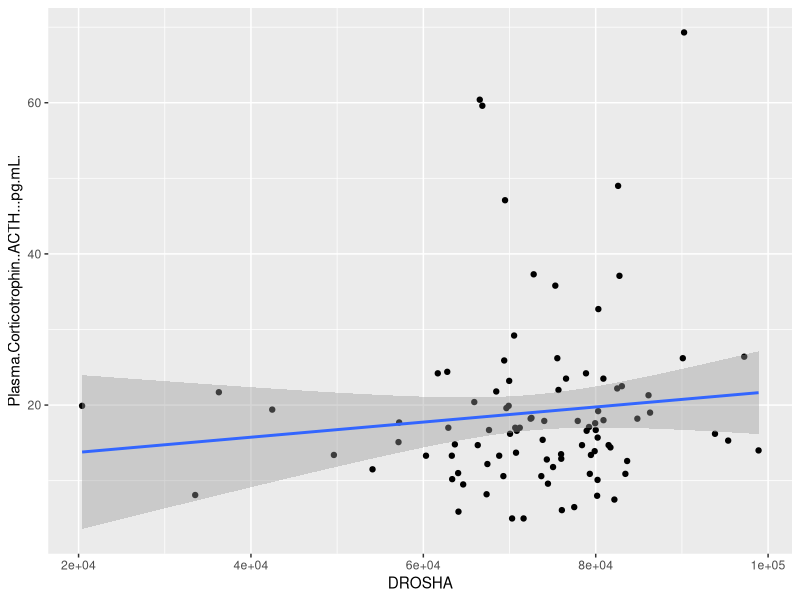

This chart was generated by the following R code: (Note: this script raises an error after producing the figure.)
## BTEC395 S2020 Larissa Fosso

## install.packages("ggplot2")
library(ggplot2)

## set working directory

## Read data
IBS1 <- read.table("../data/IBSGXData.txt", sep = "\t", header = TRUE)

## Single Regression Test of ACTH VS DROSHA gene
ACTH.regression <- lm(DROSHA ~ Plasma.Corticotrophin..ACTH...pg.mL. , data=IBS1)
summary(ACTH.regression)

## Scatterplot of ACTH VS DROSHA gene
ggplot(IBS1, aes(x=DROSHA, y=Plasma.Corticotrophin..ACTH...pg.mL.)) +
  geom_point() +    
  geom_smooth(method=lm)


## Recursive analysis for regression  - RNA Expression
## Access only the columns with RNA Expression
names(IBS1)[37:286]

##  Make a data frame of list type
storage <- list()

## linear regression for each expressed gene
for(i in names(IBS1)[37:286]){
  storage[[i]]  <- lm(get(i) ~ Plasma.Corticotrophin..ACTH...pg.mL., IBS1)
}

summary(storage$AGO2)
summary(storage$AGO2)$r.squared
summary(storage$AGO2)$coefficients[,4]

## output the results of the 250 genes Vs ACTH in data_output folder
sink('../data_output/ACTH_storage.txt', append = TRUE)
print(storage)
sink()


## Read in the table of fold changes
FCdata <- read.csv("../data/FC.csv", row.names = 1, header = FALSE)

## Read in the table of fold changes
FCdata <- read.csv("../data/FC.csv", row.names = 1, header = FALSE)

## Read in the table of expression data
IBS <- read.csv("../data/GXdata (1).csv", header = TRUE)

## Access only the columns with RNA Expression (subsetting)
names(IBS)[28:277]

## Make a list of anova(lm()) results for bloodwork parameter
storage <- list()
for(i in names(IBS)[28:277]){
  storage[[i]]  <- anova(lm(get(i) ~ ACTH, IBS))
}

## Extract the p-values into a new list
pVals <- list()
for(i in names(storage)){
  pVals[[i]] <- -(log10(storage[[i]]$'Pr(>F)'))
}

## Convert the pValues list into a data frame. 
DFpvalues <- data.frame(matrix(unlist(pVals), nrow=length(pVals), byrow=T))

## Combine the results dataframes and write column labels
VolcanoPlotData <- cbind(FCdata,DFpvalues)
names(VolcanoPlotData)[1] <- paste("log2(SlopeDiff)")
names(VolcanoPlotData)[2] <- paste("-log10(Pval)")


## Add a column to evaluate significance
VolcanoPlotData$Sig <- ifelse(VolcanoPlotData$`-log10(Pval)` > 1.3, "Sig", "Insig");

## Make a volcano-style scatterplot for these results

library(ggplot2)
# library(ggrepel)

png("../fig_output/ACTHplot.png")
ACTHplot <- ggplot(VolcanoPlotData, aes(x = `log2(SlopeDiff)`, y = `-log10(Pval)`, label=rownames(VolcanoPlotData), color=Sig)) +
  geom_point(aes(color = Sig)) +
  scale_color_manual(values = c("grey", "red")) +
  theme_bw(base_size = 12) + theme(legend.position = "bottom") +
  geom_text(aes(x = `log2(SlopeDiff)`,y = `-log10(Pval)`, fontface = 1, size=3,  label=row.names(VolcanoPlotData)))

print(ACTHplot + ggtitle("Gene Expression vs. ACTH Level"))
dev.off()




